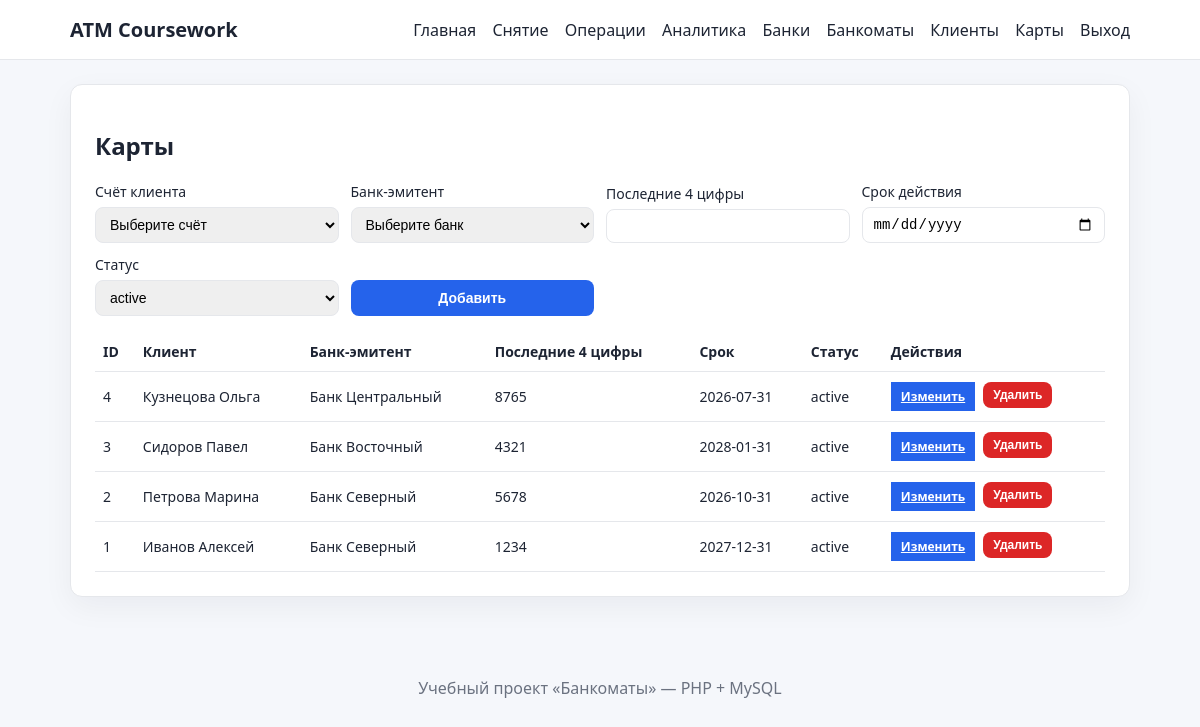
Page /cards.php (signed in) on the committed database.
### tables this page shows
CREATE TABLE cards (
  card_id INT AUTO_INCREMENT PRIMARY KEY,
  account_id INT NOT NULL,
  issuing_bank_id INT NOT NULL,
  pan_last4 CHAR(4) NOT NULL,
  exp_date DATE NOT NULL,
  status ENUM('active','blocked') NOT NULL DEFAULT 'active',
  CONSTRAINT fk_cards_account
    FOREIGN KEY (account_id) REFERENCES accounts(account_id)
    ON DELETE RESTRICT ON UPDATE CASCADE,
  CONSTRAINT fk_cards_issuing_bank
    FOREIGN KEY (issuing_bank_id) REFERENCES banks(bank_id)
    ON DELETE RESTRICT ON UPDATE CASCADE,
  UNIQUE KEY uq_cards_account_last4 (account_id, pan_last4),
  INDEX idx_cards_issuing_bank_id (issuing_bank_id)
);

CREATE TABLE customers (
  customer_id INT AUTO_INCREMENT PRIMARY KEY,
  bank_id INT NOT NULL,
  full_name VARCHAR(200) NOT NULL,
  CONSTRAINT fk_customers_bank
    FOREIGN KEY (bank_id) REFERENCES banks(bank_id)
    ON DELETE RESTRICT ON UPDATE CASCADE,
  INDEX idx_customers_bank_id (bank_id)
);

CREATE TABLE banks (
  bank_id INT AUTO_INCREMENT PRIMARY KEY,
  name VARCHAR(120) NOT NULL UNIQUE
);

### includes/auth.php (called while the page is built, shortened)
<?php
function is_logged_in(): bool
{
    return isset($_SESSION['user']);
}
function is_admin(): bool
{
    return is_logged_in() && ($_SESSION['user']['role'] ?? '') === 'admin';
}

### includes/functions.php (called while the page is built, shortened)
<?php
function h(string $value): string
{
    return htmlspecialchars($value, ENT_QUOTES, 'UTF-8');
}

### cards.php (the view, shortened to what this page needs)
<?php
require_once __DIR__ . '/includes/init.php';
$isAdmin = is_admin();
$editCard = null;
$cards = $pdo->query('SELECT cards.*, banks.name AS bank_name, customers.full_name FROM cards JOIN banks ON banks.bank_id = cards.issuing_bank_id JOIN accounts ON accounts.account_id = cards.account_id JOIN customers ON customers.customer_id = accounts.customer_id ORDER BY cards.card_id DESC')->fetchAll();
require_once __DIR__ . '/includes/header.php';
?>
<section class="card">
    <h1>Карты</h1>
    <?php if ($isAdmin): ?>
        <form method="post" class="form grid" novalidate>
            <label>
                Счёт клиента
                <select name="account_id" required>
                    <option value="">Выберите счёт</option>
                </select>
            </label>
            <label>
                Банк-эмитент
                <select name="issuing_bank_id" required>
                    <option value="">Выберите банк</option>
                </select>
            </label>
            <label>
                Последние 4 цифры
                <input type="text" name="pan_last4" maxlength="4" required value="<?= h($editCard['pan_last4'] ?? '') ?>">
            </label>
            <label>
                Срок действия
                <input type="date" name="exp_date" required value="<?= h($editCard['exp_date'] ?? '') ?>">
            </label>
            <label>
                Статус
                <select name="status">
                    <option value="active" <?= ($editCard['status'] ?? '') === 'active' ? 'selected' : '' ?>>active</option>
                </select>
            </label>
            <button class="button" type="submit"><?= $editCard ? 'Сохранить' : 'Добавить' ?></button>
        </form>
    <?php else: ?>
        <p class="muted">Справочник доступен только для просмотра.</p>
    <?php endif; ?>
    <table class="table">
        <thead>
            <tr>
                <th>ID</th>
                <th>Клиент</th>
                <th>Банк-эмитент</th>
                <th>Последние 4 цифры</th>
                <th>Срок</th>
                <th>Статус</th>
                <?php if ($isAdmin): ?><th>Действия</th><?php endif; ?>
            </tr>
        </thead>
        <tbody>
        <?php foreach ($cards as $card): ?>
            <tr>
                <td><?= h($card['card_id']) ?></td>
                <td><?= h($card['full_name']) ?></td>
                <td><?= h($card['bank_name']) ?></td>
                <td><?= h($card['pan_last4']) ?></td>
                <td><?= h($card['exp_date']) ?></td>
                <td><?= h($card['status']) ?></td>
                <?php if ($isAdmin): ?>
                    <td class="actions">
                        <a class="button small" href="cards.php?edit=<?= h($card['card_id']) ?>">Изменить</a>
                        <form method="post" onsubmit="return confirm('Удалить карту?');">
                            <button class="button danger small" type="submit">Удалить</button>
                        </form>
                    </td>
                <?php endif; ?>
            </tr>
        <?php endforeach; ?>
        </tbody>
    </table>
</section>
<?php
require_once __DIR__ . '/includes/footer.php';
?>

### assets/style.css (style rules this page uses)
:root { color-scheme: light; --bg: #f5f7fb; --card: #ffffff; --text: #1d2433; --muted: #6b7280; --accent: #2563eb; --danger: #dc2626; --success: #16a34a; --warning: #f59e0b; --border: #e5e7eb; }
* { box-sizing: border-box; }
body { margin: 0; font-family: "Segoe UI", sans-serif; background: var(--bg); color: var(--text); }
.card { background: var(--card); border: 1px solid var(--border); border-radius: 12px; padding: 24px; margin-bottom: 24px; box-shadow: 0 10px 30px rgba(15, 23, 42, 0.05); }
.form { display: flex; flex-direction: column; gap: 12px; margin-bottom: 16px; }
.form.grid { display: grid; grid-template-columns: repeat(auto-fit, minmax(220px, 1fr)); gap: 12px; align-items: end; }
label { display: flex; flex-direction: column; font-size: 14px; gap: 6px; }
input, select, button { padding: 8px 10px; border-radius: 8px; border: 1px solid var(--border); font-size: 14px; }
.button { background: var(--accent); color: #fff; border: none; cursor: pointer; padding: 10px 16px; font-weight: 600; }
.button.danger { background: var(--danger); }
.button.small { padding: 6px 10px; font-size: 12px; }
.table { width: 100%; border-collapse: collapse; font-size: 14px; }
.table th, .table td { border-bottom: 1px solid var(--border); padding: 10px 8px; text-align: left; }
.actions { display: flex; gap: 8px; flex-wrap: wrap; }

### rows in the picture
cards: card_id "4", customers.full_name "Кузнецова Ольга", issuing_bank.name "Банк Центральный", pan_last4 "8765", exp_date "2026-07-31", status "active"
cards: card_id "3", customers.full_name "Сидоров Павел", issuing_bank.name "Банк Восточный", pan_last4 "4321", exp_date "2028-01-31", status "active"
cards: card_id "2", customers.full_name "Петрова Марина", issuing_bank.name "Банк Северный", pan_last4 "5678", exp_date "2026-10-31", status "active"
cards: card_id "1", customers.full_name "Иванов Алексей", issuing_bank.name "Банк Северный", pan_last4 "1234", exp_date "2027-12-31", status "active"
